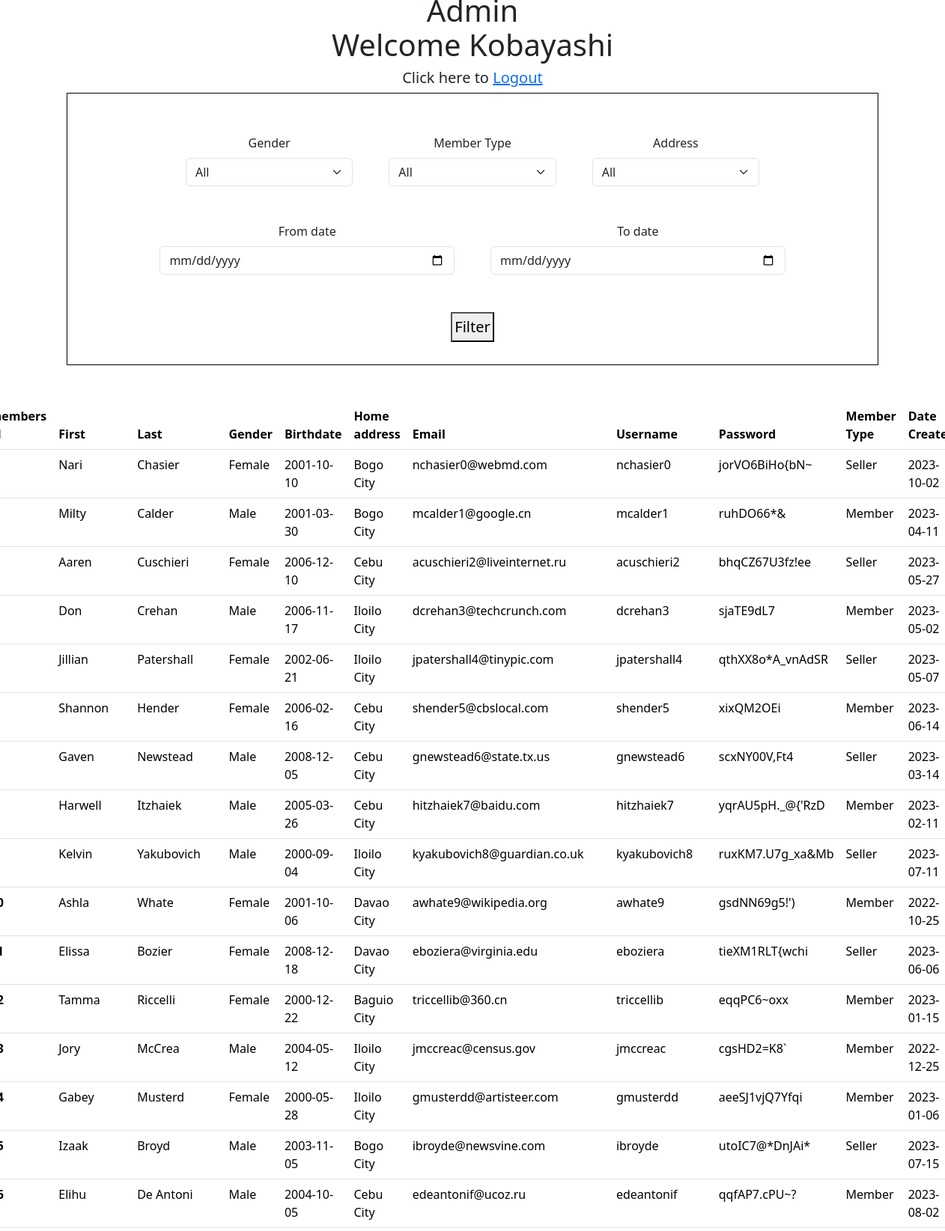
The app's page /logged-in.php (signed in, upper part) with its own data.
### tables this page shows
CREATE TABLE `members_table` (
  `member_id` int(11) NOT NULL,
  `first_name` varchar(50) DEFAULT NULL,
  `last_name` varchar(50) DEFAULT NULL,
  `gender` varchar(50) DEFAULT NULL,
  `birthdate` date DEFAULT NULL,
  `home_address` varchar(12) DEFAULT NULL,
  `email` varchar(50) DEFAULT NULL,
  `username` varchar(50) DEFAULT NULL,
  `password` varchar(50) DEFAULT NULL,
  `member_type` varchar(6) DEFAULT NULL,
  `date_created` date DEFAULT NULL
);

### filter.php (called while the page is built)
<?php
try {
    $pdo = new PDO("mysql:host=localhost;dbname=store_database", "root", "");
    $pdo->setAttribute(PDO::ATTR_ERRMODE, PDO::ERRMODE_EXCEPTION);
    if (isset($_POST['search'])) {
        $gender = isset($_POST['gender']) ? $_POST['gender'] : '';
        $member_type = isset($_POST['member_type']) ? $_POST['member_type'] : '';
        $home_address = isset($_POST['home_address']) ? $_POST['home_address'] : '';
        $start_date = isset($_POST['start_date']) ? $_POST['start_date'] : '';
        $end_date = isset($_POST['end_date']) ? $_POST['end_date'] : '';
        $sql = "SELECT * FROM `members_table` WHERE 1";
        if (!empty($gender)) {
            $sql .= " AND `gender` = :gender";
        }
        if (!empty($member_type)) {
            $sql .= " AND `member_type` = :member_type";
        }
        if (!empty($home_address)) {
            $sql .= " AND `home_address` = :home_address";
        }
        if (!empty($start_date) && !empty($end_date)) {
            $sql .= " AND `date_created` BETWEEN :start_date AND :end_date";
        }
        $sql .= " ORDER BY `member_id` ASC LIMIT 10";
        $stmt = $pdo->prepare($sql);
        if (!empty($gender)) {
            $stmt->bindParam(':gender', $gender);
        }
        if (!empty($member_type)) {
            $stmt->bindParam(':member_type', $member_type);
        }
        if (!empty($home_address)) {
            $stmt->bindParam(':home_address', $home_address);
        }
        if (!empty($start_date) && !empty($end_date)) {
            $stmt->bindParam(':start_date', $start_date);
            $stmt->bindParam(':end_date', $end_date);
        }
        $stmt->execute();
        $result = $stmt->fetchAll(PDO::FETCH_ASSOC);
    } else {
        $stmt = $pdo->query("SELECT * FROM `members_table`");
        $result = $stmt->fetchAll(PDO::FETCH_ASSOC);
    }
} catch (PDOException $e) {
    echo "Error: " . $e->getMessage();
}
?>

### logged-in.php (the view, shortened to what this page needs)
<!DOCTYPE html>
<html lang="en">
<head>
    <link href="https://cdn.jsdelivr.net/npm/bootstrap@5.3.2/dist/css/bootstrap.min.css" rel="stylesheet"
>
    <link rel="stylesheet" href="style.css">
</head>
<body>
    <h1>Admin</h1>
    <h1>Welcome <?php echo $_SESSION['user_name']; ?> </h1>
    <h5>Click here to <a href="logout.php">Logout</a> </h5>
<?php
    $from_date = '';
    $to_date = '';
?>
<?php include('filter-options.php'); ?>
<div class="box">
    <div class="container mt-5 d-flex justify-content-center">
    <?php
include("filter.php");
?>
<table class="table">
    <thead>
        <tr>
            <th scope="col">members id</th>
            <th scope="col">First</th>
            <th scope="col">Last</th>
            <th scope="col">Gender</th>
            <th scope="col">Birthdate</th>
            <th scope="col">Home address</th>
            <th scope="col">Email</th>
            <th scope="col">Username</th>
            <th scope="col">Password</th>
            <th scope="col">Member Type</th>
            <th scope="col">Date Created</th>
        </tr>
    </thead>
    <tbody>
    <?php
    if (count($result) > 0) {
        foreach ($result as $row) {
            $id = $row['member_id'];
            $name = $row['first_name'];
            $lname = $row['last_name'];
            $gender = $row['gender'];
            $bdate = $row['birthdate'];
            $haddress = $row['home_address'];
            $email = $row['email'];
            $user = $row['username'];
            $pass = $row['password'];
            $mtype = $row['member_type'];
            $date = $row['date_created'];
            echo '
            <tr>
                <th scope="row">' . $id . '</th>
                <td>' . $name . '</td>
                <td>' . $lname . '</td>
                <td>' . $gender . '</td>
                <td>' . $bdate . '</td>
                <td>' . $haddress . '</td>
                <td>' . $email . '</td>
                <td>' . $user . '</td>
                <td>' . $pass . '</td>
                <td>' . $mtype . '</td>
                <td>' . $date . '</td>
            </tr>';
        }
    } else {
        echo "No results found.";
    }
    ?>
</tbody>
</table>
    </div>
</div>
</body>
</html>

### filter-options.php (shortened to what this page needs)
<div class=" mt-3">
    <form class="row g-3 d-flex justify-content-center" action="" method="POST">
        <div class="col-md-3 p-3 bg-white m-2 borderstyle">
            <label for="gender" class="form-label d-flex justify-content-center">Gender</label>
            <select id="gender" name="gender" class="form-select">
                <option value="" >All</option>
            </select>
        </div>
        <div class="col-md-3 p-3 bg-white m-2 borderstyle">
            <label for="mtype" class="form-label d-flex justify-content-center">Member Type</label>
            <select id="mtype" name="member_type" class="form-select">
                <option value="">All</option>
            </select>
        </div>
        <div class="col-md-3 p-3 bg-white m-2 borderstyle">
            <label for="addr" class="form-label d-flex justify-content-center">Address</label>
            <select id="addr" name="home_address" class="form-select">
                <option value="">All</option>
            </select>
        </div>
        <div class="col-md-5 p-3 bg-white m-2 borderstyle">
            <label for="from_date" class="form-label d-flex justify-content-center">From date</label>
            <input type="date" name="start_date" class="form-control" id="from_date" value="<?= $from_date ?>">
        </div>
        <div class="col-md-5 p-3 bg-white m-2 borderstyle">
            <label for="to_date" class="form-label d-flex justify-content-center">To date</label>
            <input type="date" name="end_date" class="form-control" id="to_date" value="<?= $to_date ?>">
        </div>
        <div class="col-md-12 d-flex justify-content-center">
            <button class="button" name="search">Filter</button>
        </div>
    </form>
</div>

### style.css (style rules this page uses)
form { display: inline-block; border: 1px solid black; padding: 30px; text-align: center; }
.textbox, .button { margin-top: 10px; font-size: 20px; padding: 3px; }
body { min-height: 100vh; display: flex; flex-direction: column; justify-content: center; align-items: center; }
h1 { margin-top: -10px; }

### logged-in.php (style rules this page uses)
h1, h5 { text-align: center; }

### records on screen
members_table: first_name "Nari", last_name "Chasier", gender "Female", birthdate "2001-10-10", home_address "Bogo City", email "nchasier0@webmd.com", username "nchasier0", password "jorVO6BiHo{bN~", member_type "Seller", date_created "2023-10-02"
members_table: first_name "Milty", last_name "Calder", gender "Male", birthdate "2001-03-30", home_address "Bogo City", email "mcalder1@google.cn", username "mcalder1", password "ruhDO66*&", member_type "Member", date_created "2023-04-11"
members_table: first_name "Aaren", last_name "Cuschieri", gender "Female", birthdate "2006-12-10", home_address "Cebu City", email "acuschieri2@liveinternet.ru", username "acuschieri2", password "bhqCZ67U3fz!ee", member_type "Seller", date_created "2023-05-27"
members_table: first_name "Don", last_name "Crehan", gender "Male", birthdate "2006-11-17", home_address "Iloilo City", email "dcrehan3@techcrunch.com", username "dcrehan3", password "sjaTE9dL7", member_type "Member", date_created "2023-05-02"
members_table: first_name "Jillian", last_name "Patershall", gender "Female", birthdate "2002-06-21", home_address "Iloilo City", email "jpatershall4@tinypic.com", username "jpatershall4", password "qthXX8o*A_vnAdSR", member_type "Seller", date_created "2023-05-07"
members_table: first_name "Shannon", last_name "Hender", gender "Female", birthdate "2006-02-16", home_address "Cebu City", email "shender5@cbslocal.com", username "shender5", password "xixQM2OEi", member_type "Member", date_created "2023-06-14"
members_table: first_name "Gaven", last_name "Newstead", gender "Male", birthdate "2008-12-05", home_address "Cebu City", email "gnewstead6@state.tx.us", username "gnewstead6", password "scxNY00V,Ft4", member_type "Seller", date_created "2023-03-14"
members_table: first_name "Harwell", last_name "Itzhaiek", gender "Male", birthdate "2005-03-26", home_address "Cebu City", email "hitzhaiek7@baidu.com", username "hitzhaiek7", password "yqrAU5pH._@{'RzD", member_type "Member", date_created "2023-02-11"
members_table: first_name "Kelvin", last_name "Yakubovich", gender "Male", birthdate "2000-09-04", home_address "Iloilo City", email "kyakubovich8@guardian.co.uk", username "kyakubovich8", password "ruxKM7.U7g_xa&Mb", member_type "Seller", date_created "2023-07-11"
members_table: first_name "Ashla", last_name "Whate", gender "Female", birthdate "2001-10-06", home_address "Davao City", email "awhate9@wikipedia.org", username "awhate9", password "gsdNN69g5!')", member_type "Member", date_created "2022-10-25"
members_table: first_name "Elissa", last_name "Bozier", gender "Female", birthdate "2008-12-18", home_address "Davao City", email "eboziera@virginia.edu", username "eboziera", password "tieXM1RLT{wchi", member_type "Seller", date_created "2023-06-06"
members_table: first_name "Tamma", last_name "Riccelli", gender "Female", birthdate "2000-12-22", home_address "Baguio City", email "triccellib@360.cn", username "triccellib", password "eqqPC6~oxx", member_type "Member", date_created "2023-01-15"
members_table: first_name "Jory", last_name "McCrea", gender "Male", birthdate "2004-05-12", home_address "Iloilo City", email "jmccreac@census.gov", username "jmccreac", password "cgsHD2=K8`", member_type "Member", date_created "2022-12-25"
members_table: first_name "Gabey", last_name "Musterd", gender "Female", birthdate "2000-05-28", home_address "Iloilo City", email "gmusterdd@artisteer.com", username "gmusterdd", password "aeeSJ1vjQ7Yfqi", member_type "Member", date_created "2023-01-06"
members_table: first_name "Izaak", last_name "Broyd", gender "Male", birthdate "2003-11-05", home_address "Bogo City", email "ibroyde@newsvine.com", username "ibroyde", password "utoIC7@*DnJAi*", member_type "Seller", date_created "2023-07-15"
members_table: first_name "Elihu", last_name "De Antoni", gender "Male", birthdate "2004-10-05", home_address "Cebu City", email "edeantonif@ucoz.ru", username "edeantonif", password "qqfAP7.cPU~?", member_type "Member", date_created "2023-08-02"

### other values on screen
$_SESSION['user_name'] "Kobayashi"
